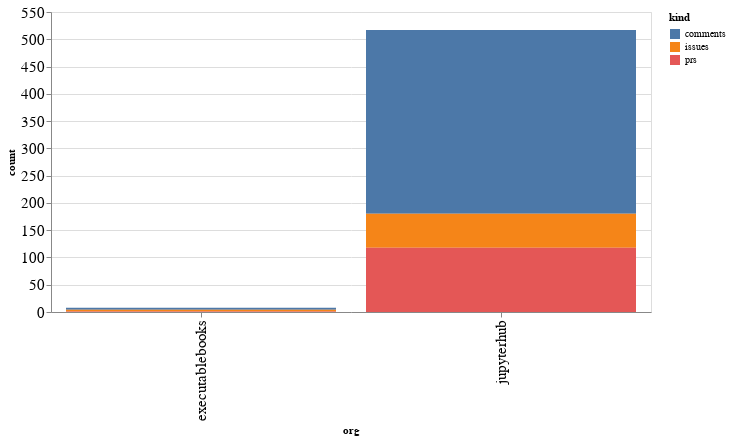

Notebook code cell kept with this figure:
### Code cell
alt.Chart(org_summaries, width=600).mark_bar().encode(
    x='org',
    y='count',
    color='kind',
    tooltip="org"
)

### Figure 1 — Vega-Lite specification as saved in the notebook (floating-point values rounded to 4 significant figures)
{"config": {"axisLeft": {"labelFontSize": 15}, "axisBottom": {"labelFontSize": 15}}, "data": {"name": "data-de0e3e0365001d51d140aa1af63a7aff"}, "mark": "bar", "encoding": {"color": {"type": "nominal", "field": "kind"}, "tooltip": {"type": "nominal", "field": "org"}, "x": {"type": "nominal", "field": "org"}, "y": {"type": "quantitative", "field": "count"}}, "width": 600, "$schema": "https://vega.github.io/schema/vega-lite/v4.8.1.json", "datasets": {"data-de0e3e0365001d51d140aa1af63a7aff": [{"org": "executablebooks", "kind": "comments", "count": 4}, {"org": "executablebooks", "kind": "issues", "count": 3}, {"org": "executablebooks", "kind": "prs", "count": 1}, {"org": "jupyterhub", "kind": "comments", "count": 337}, {"org": "jupyterhub", "kind": "issues", "count": 62}, {"org": "jupyterhub", "kind": "prs", "count": 118}]}}
